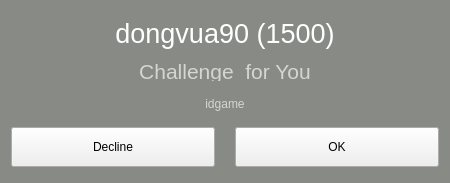
<?xml version="1.0" encoding="UTF-8"?>
<ui version="4.0">
 <class>Challenge</class>
 <widget class="QWidget" name="Challenge">
  <property name="geometry">
   <rect>
    <x>0</x>
    <y>0</y>
    <width>450</width>
    <height>183</height>
   </rect>
  </property>
  <property name="windowTitle">
   <string>Form</string>
  </property>
  <property name="styleSheet">
   <string notr="true">#Challenge{
	background-color: rgb(136, 138, 133);
}</string>
  </property>
  <layout class="QVBoxLayout" name="verticalLayout">
   <item>
    <widget class="QLabel" name="lb_rivalname">
     <property name="maximumSize">
      <size>
       <width>480</width>
       <height>40</height>
      </size>
     </property>
     <property name="palette">
      <palette>
       <active>
        <colorrole role="WindowText">
         <brush brushstyle="SolidPattern">
          <color alpha="255">
           <red>255</red>
           <green>255</green>
           <blue>255</blue>
          </color>
         </brush>
        </colorrole>
       </active>
       <inactive>
        <colorrole role="WindowText">
         <brush brushstyle="SolidPattern">
          <color alpha="255">
           <red>255</red>
           <green>255</green>
           <blue>255</blue>
          </color>
         </brush>
        </colorrole>
       </inactive>
       <disabled>
        <colorrole role="WindowText">
         <brush brushstyle="SolidPattern">
          <color alpha="255">
           <red>190</red>
           <green>190</green>
           <blue>190</blue>
          </color>
         </brush>
        </colorrole>
       </disabled>
      </palette>
     </property>
     <property name="font">
      <font>
       <pointsize>20</pointsize>
      </font>
     </property>
     <property name="text">
      <string>dongvua90 (1500)</string>
     </property>
     <property name="alignment">
      <set>Qt::AlignCenter</set>
     </property>
    </widget>
   </item>
   <item>
    <widget class="QLabel" name="labelChallenge">
     <property name="maximumSize">
      <size>
       <width>480</width>
       <height>20</height>
      </size>
     </property>
     <property name="palette">
      <palette>
       <active>
        <colorrole role="WindowText">
         <brush brushstyle="SolidPattern">
          <color alpha="255">
           <red>211</red>
           <green>215</green>
           <blue>207</blue>
          </color>
         </brush>
        </colorrole>
       </active>
       <inactive>
        <colorrole role="WindowText">
         <brush brushstyle="SolidPattern">
          <color alpha="255">
           <red>211</red>
           <green>215</green>
           <blue>207</blue>
          </color>
         </brush>
        </colorrole>
       </inactive>
       <disabled>
        <colorrole role="WindowText">
         <brush brushstyle="SolidPattern">
          <color alpha="255">
           <red>190</red>
           <green>190</green>
           <blue>190</blue>
          </color>
         </brush>
        </colorrole>
       </disabled>
      </palette>
     </property>
     <property name="font">
      <font>
       <pointsize>16</pointsize>
      </font>
     </property>
     <property name="text">
      <string>Challenge  for You</string>
     </property>
     <property name="alignment">
      <set>Qt::AlignCenter</set>
     </property>
    </widget>
   </item>
   <item>
    <widget class="QLabel" name="lb_info">
     <property name="maximumSize">
      <size>
       <width>16777215</width>
       <height>30</height>
      </size>
     </property>
     <property name="palette">
      <palette>
       <active>
        <colorrole role="WindowText">
         <brush brushstyle="SolidPattern">
          <color alpha="255">
           <red>211</red>
           <green>215</green>
           <blue>207</blue>
          </color>
         </brush>
        </colorrole>
       </active>
       <inactive>
        <colorrole role="WindowText">
         <brush brushstyle="SolidPattern">
          <color alpha="255">
           <red>211</red>
           <green>215</green>
           <blue>207</blue>
          </color>
         </brush>
        </colorrole>
       </inactive>
       <disabled>
        <colorrole role="WindowText">
         <brush brushstyle="SolidPattern">
          <color alpha="255">
           <red>190</red>
           <green>190</green>
           <blue>190</blue>
          </color>
         </brush>
        </colorrole>
       </disabled>
      </palette>
     </property>
     <property name="text">
      <string>idgame</string>
     </property>
     <property name="alignment">
      <set>Qt::AlignCenter</set>
     </property>
    </widget>
   </item>
   <item>
    <layout class="QHBoxLayout" name="horizontalLayout">
     <property name="spacing">
      <number>20</number>
     </property>
     <item>
      <widget class="QPushButton" name="btn_decline">
       <property name="maximumSize">
        <size>
         <width>16777215</width>
         <height>40</height>
        </size>
       </property>
       <property name="text">
        <string>Decline</string>
       </property>
      </widget>
     </item>
     <item>
      <widget class="QPushButton" name="btn_ok">
       <property name="maximumSize">
        <size>
         <width>480</width>
         <height>40</height>
        </size>
       </property>
       <property name="text">
        <string>OK</string>
       </property>
      </widget>
     </item>
    </layout>
   </item>
  </layout>
 </widget>
 <resources/>
 <connections/>
</ui>
